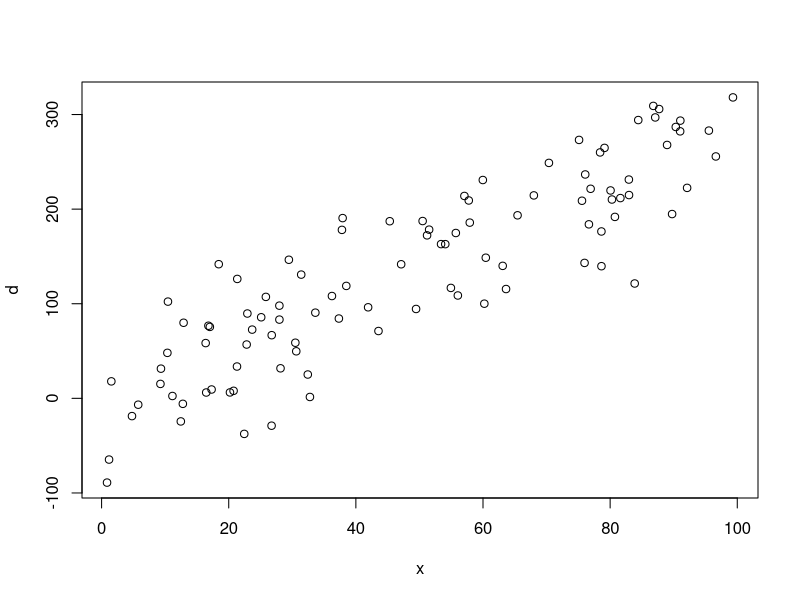
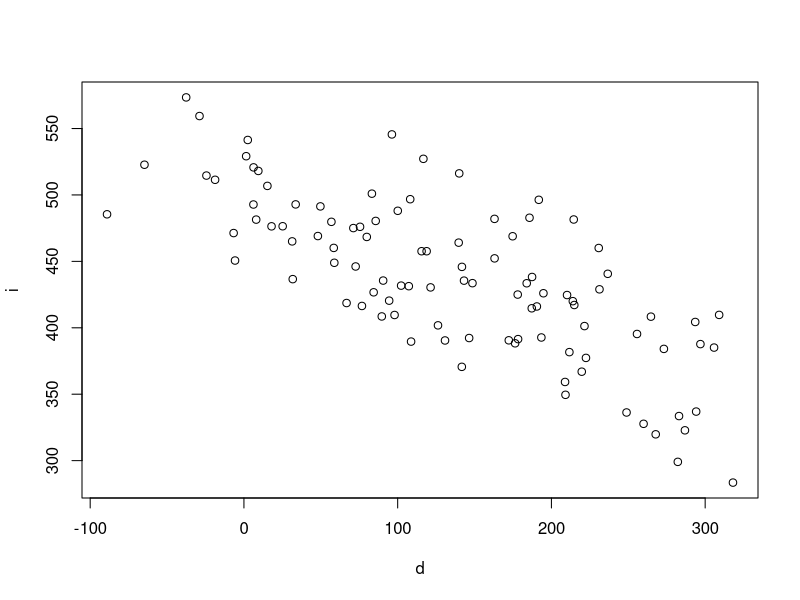
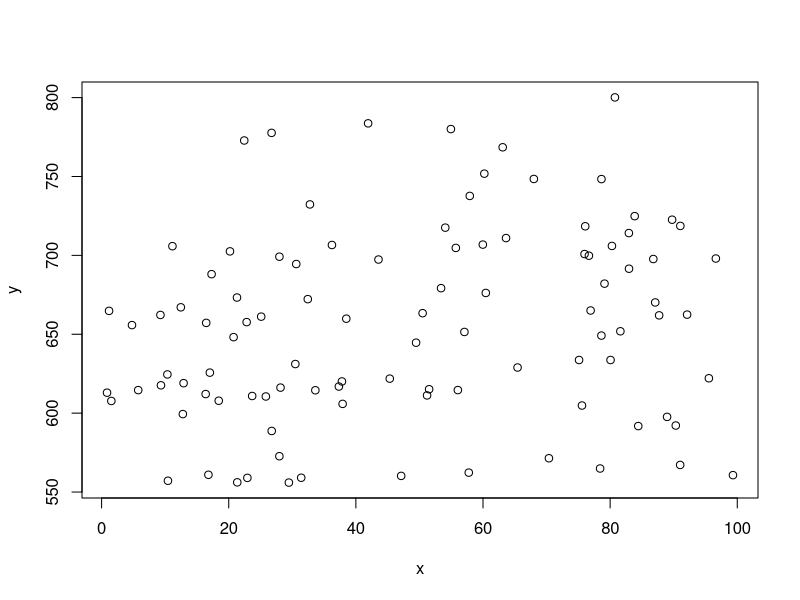
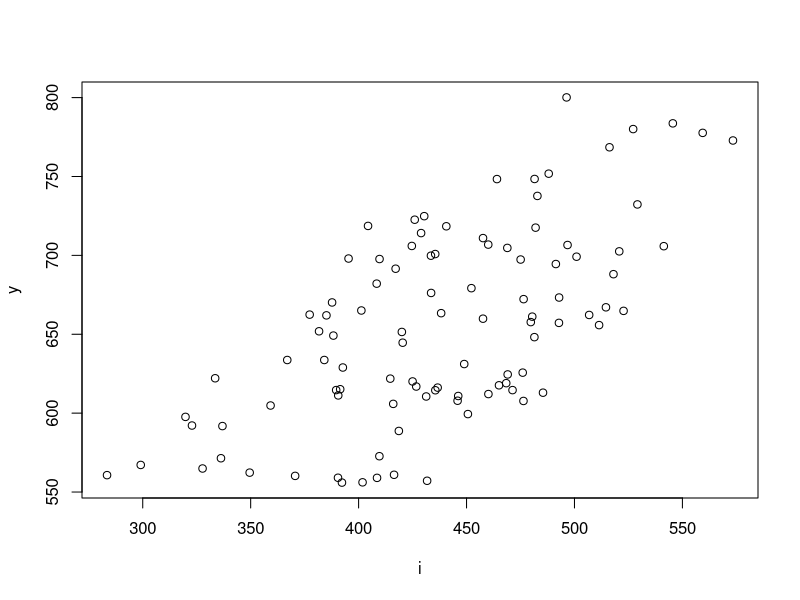
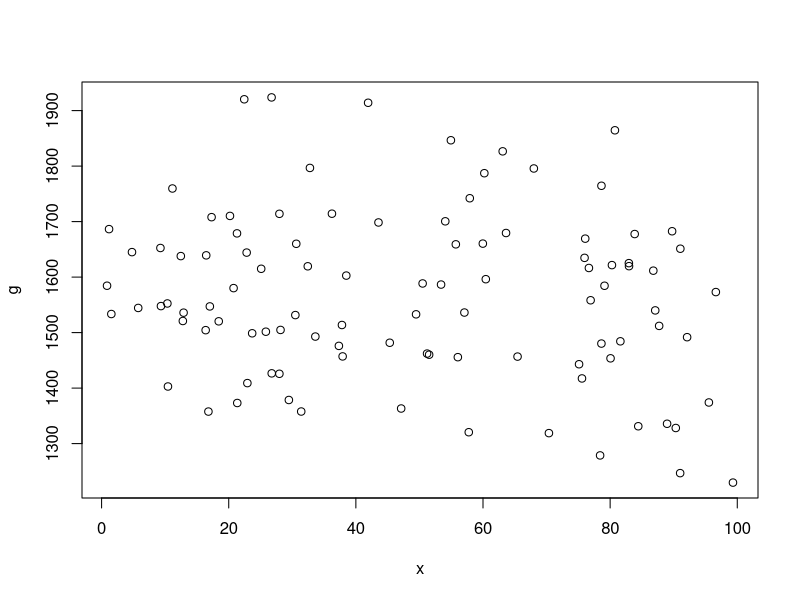
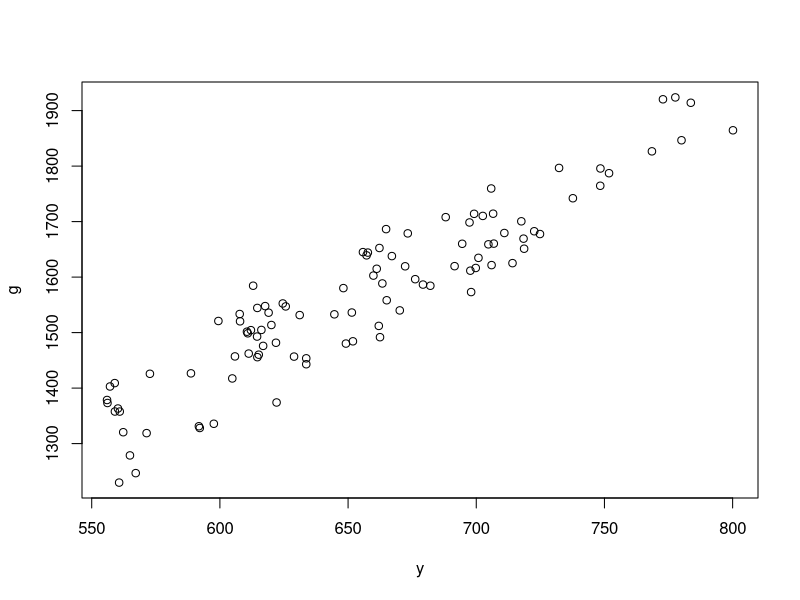

The R script that drew these images, in order:
# Some code to demonstrate the risk of confounding variables

# The causal relationships here are:

# G causes X and Y
# X causes Y and D
# D causes I
# I causes Y

# So three paths for information to enter from X to Y
# To identify a path, start with X and see how many ways you can get to Y
# Note the arrows indicate the direction of causation

# Path 1: X -> Y
# Path 2: X <- G -> Y
# Path 3: X -> D -> I -> Y

# We want to understand Path 1, so include X and Y in the model
# e.g., lm(Y ~ X)

# We are not interested in Path 2, but G is a forked confound
# To account for forked confounds, they need to be included in the model, so G is included in the model
# e.g., lm(Y ~ X + G)

# We are not interested in Path 3, but D and I are piped confounds
# To account for piped confounds, they *must not be included* be included in the model

# So our final model, which should be best suited for finding the effect of X on Y is:
# lm(Y ~ X + G)


# Simulate some data to demonstrate this:

# Setting seed to keep randomness constant between runs
set.seed(3)

# We have 10k samples+
n <- 100

# X is generated from a uniform distribution
x <- runif(n = n, min = 0, max = 100)

# Next we simulate D, which depends on X
b1 <- -10
b2 <- 3
# D is also a normal distribution with a mean dependent on X
d <- rnorm(n = n, mean = b1 + b2 * x, sd = 50)

# Plot and see what this looks like
plot(d ~ x)

# Next is I, which is caused by D.
c1 <- 500
c2 <- -0.5
i <- rnorm(n = n, mean = c1 + c2 * d, sd = 35)

plot(i ~ d)

# Next, we generate Y
# There are 2 variables which influence Y values:
# X and I
# We need an intercept and 2 slopes, hence 3 parameters

int <- 10
i_effect <- 1.25
x_effect <- 2
y <- rnorm(n = n, mean = int + 
             i_effect * i + 
             x_effect * x, 
           sd = 6)

plot(y ~ x)
plot(y ~ i)

# And finally simulate the collider confound, G
# G is caused by X and Y, so I specify two parameters (intercept and slope) for the relationship
a1 <- 25
a2 <- -2
a3 <- 2.5
# X is a normal distribution with a mean dependent on G
g <- rnorm(n = n, mean = a1 + a2 * x + a3 * y, sd = 15)

# We can plot to see what this looks like:
plot(g ~ x)
plot(g ~ y)

# Bring the data together into a dataframe
df <- data.frame(x, g, d, i, y)

# Run the model we might be tempted to run first of all
# Keep in mind, the effect of X should be -2.5
# The model causal structure we care about is Y ~ X
coef(lm(y ~ x, data = df))

# The model does find a relationship but underestimates X at ca. -4

# The model we should run is:
coef(lm(y ~ x + d, data = df))

coef(lm(y ~ x + i, data = df))

coef(lm(y ~ x + g, data = df))

m <- lm(y ~ x + g + d + i, data = df)

library(MASS)

stepAIC(m)
